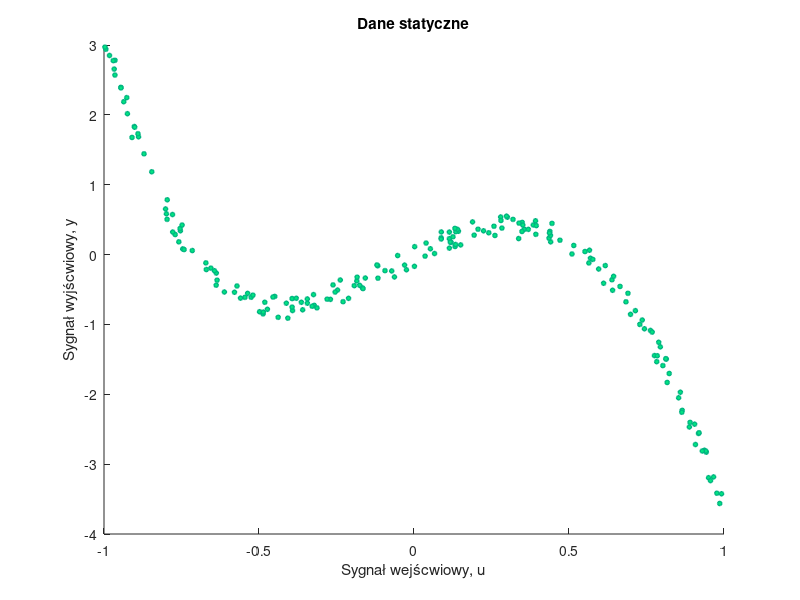
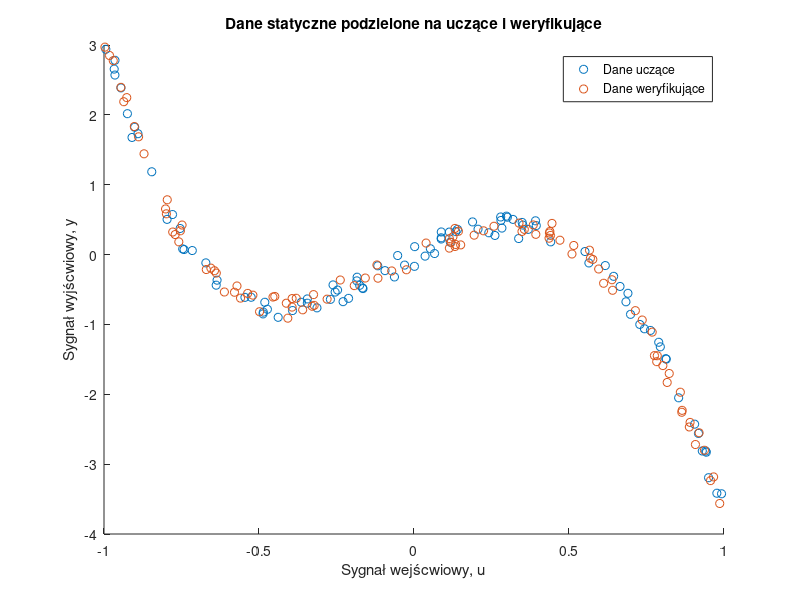
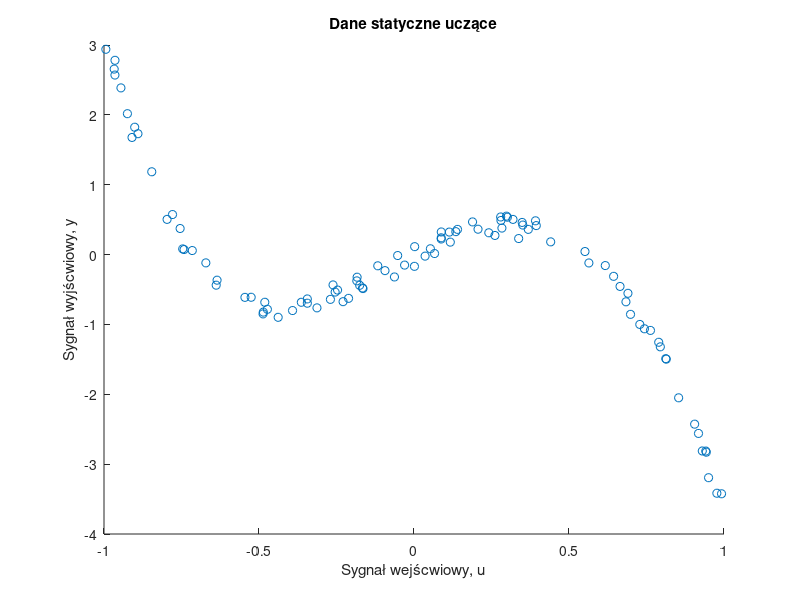
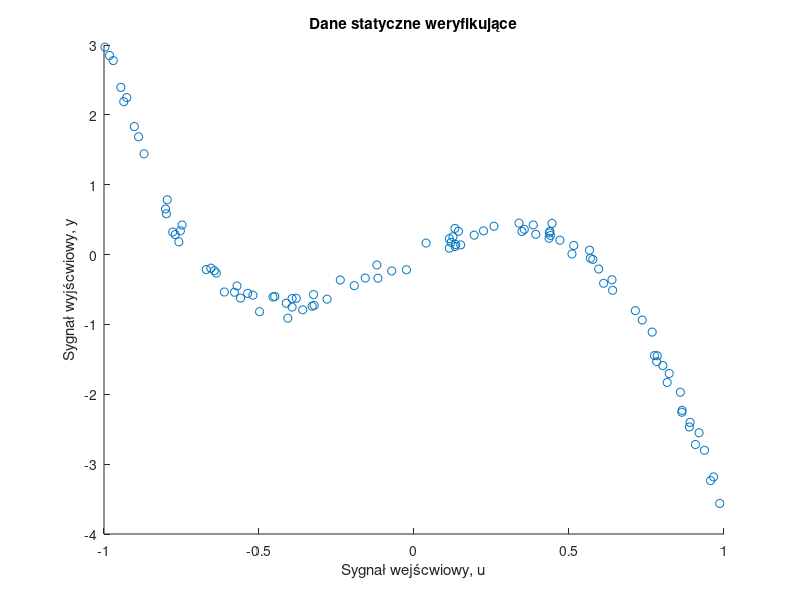

The MATLAB script that drew these images, in order:
format long;
clear all;
close all;

static_data = load('danestat50.txt');
u = static_data(:,1);
y = static_data(:, 2);
size = 10;
figure;
scatter(u, y, size,'MarkerEdgeColor',[0 .7 .5], ...
    'MarkerFaceColor',[0 .9 .5], ...
    'LineWidth',1);
xlabel('Sygnał wejścwiowy, u' )
ylabel('Sygnał wyjścwiowy, y')
title('Dane statyczne')

u_training = u(1:2:length(u));
y_training = y(1:2:length(y));

u_validation = u(2:2:length(u));
y_validation = y(2:2:length(y));
figure;
scatter(u_training, y_training, 'blue');
hold on;
scatter(u_validation ,y_validation, 'red')
xlabel('Sygnał wejścwiowy, u' )
ylabel('Sygnał wyjścwiowy, y')
title('Dane statyczne podzielone na uczące i weryfikujące')
legend('Dane uczące', 'Dane weryfikujące')
hold off;

figure;
scatter(u_training, y_training);
xlabel('Sygnał wejścwiowy, u' )
ylabel('Sygnał wyjścwiowy, y')
title('Dane statyczne uczące')

figure;
scatter(u_validation, y_validation);
xlabel('Sygnał wejścwiowy, u' )
ylabel('Sygnał wyjścwiowy, y')
title('Dane statyczne weryfikujące')

